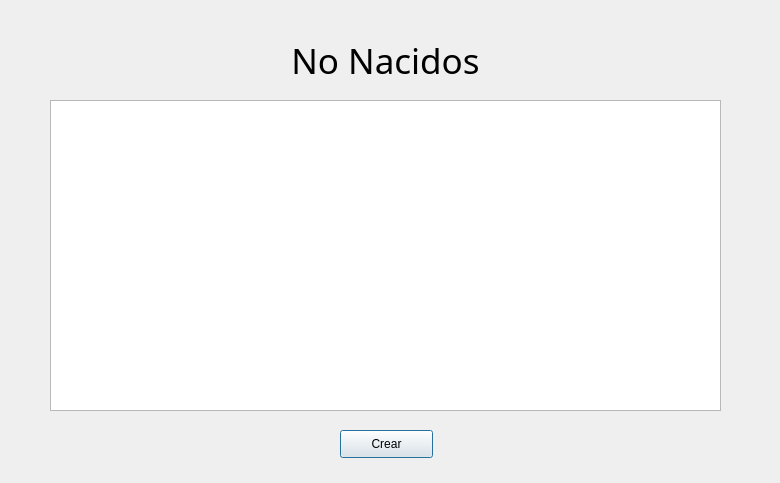
<?xml version="1.0" encoding="UTF-8"?>
<ui version="4.0">
 <class>VentanaNoNacidos</class>
 <widget class="QDialog" name="VentanaNoNacidos">
  <property name="geometry">
   <rect>
    <x>0</x>
    <y>0</y>
    <width>780</width>
    <height>483</height>
   </rect>
  </property>
  <property name="windowTitle">
   <string>Dialog</string>
  </property>
  <widget class="QTextEdit" name="textEdit_no_nacidos">
   <property name="geometry">
    <rect>
     <x>50</x>
     <y>100</y>
     <width>671</width>
     <height>311</height>
    </rect>
   </property>
   <property name="readOnly">
    <bool>true</bool>
   </property>
  </widget>
  <widget class="QPushButton" name="crear">
   <property name="geometry">
    <rect>
     <x>340</x>
     <y>430</y>
     <width>93</width>
     <height>28</height>
    </rect>
   </property>
   <property name="text">
    <string>Crear</string>
   </property>
  </widget>
  <widget class="QLabel" name="label">
   <property name="geometry">
    <rect>
     <x>160</x>
     <y>30</y>
     <width>451</width>
     <height>61</height>
    </rect>
   </property>
   <property name="font">
    <font>
     <family>Book Antiqua</family>
     <pointsize>26</pointsize>
    </font>
   </property>
   <property name="text">
    <string>No Nacidos</string>
   </property>
   <property name="alignment">
    <set>Qt::AlignCenter</set>
   </property>
  </widget>
 </widget>
 <resources/>
 <connections/>
</ui>
